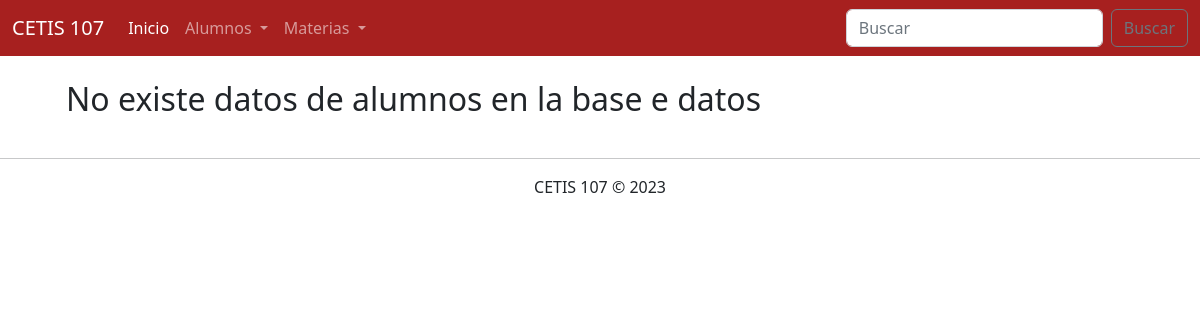
Before: /ConsultarMaterias.php with the older database file.
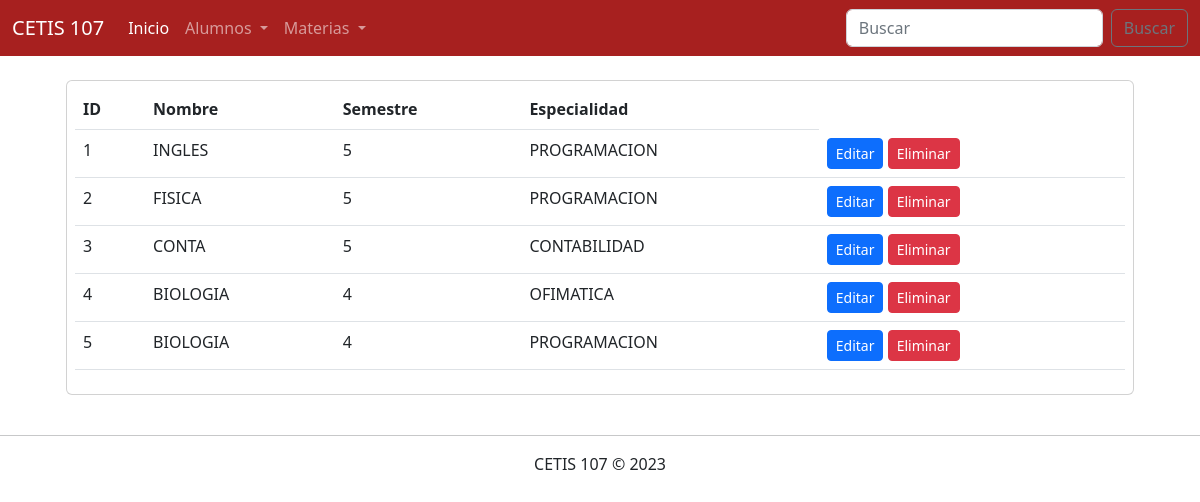
After: the same page with the newer database file.
### tables this page shows
CREATE TABLE `materias` (
  `id` int(11) NOT NULL,
  `nombre` varchar(100) NOT NULL,
  `semestre` int(11) NOT NULL,
  `especialidad` varchar(50) NOT NULL
);

### ConsultarMaterias.php (the view, shortened to what this page needs)
<!DOCTYPE html>
<html lang="en">
<head>
    <link rel="stylesheet" href="css/bootstrap.css">
</head>
<body>
    <?php
        include 'menu.php';
        include 'conexion.php';
        $sql = "SELECT * FROM materias";
        $datos = $conexion->query($sql);
    ?>
    <div class="container">
        <div class="row">
            <div class="col-12">
                <?php if($datos->num_rows > 0) { ?>
                <div class="table-responsive card m-4 p-2">
                    <table class="table table-hover">
                        <thead>
                            <tr>
                                <th>ID</th>
                                <th>Nombre</th>
                                <th>Semestre</th>
                                <th>Especialidad</th>
                            </tr>
                        </thead>
                        <tbody>
                            <?php while($registro = $datos->fetch_assoc()){ ?>
                                <tr>
                                    <td><?php echo $registro["id"]; ?></td>
                                    <td><?php echo $registro["nombre"]; ?></td>
                                    <td><?php echo $registro["semestre"]; ?></td>
                                    <td><?php echo $registro["especialidad"]; ?></td>
                                    <td>
                                        <a href="EditarMaterias.php?id=<?php echo $registro["id"]; ?>"  class="btn btn-sm btn-primary">Editar</a>
                                        <a href="EliminarMaterias.php?id=<?php echo $registro["id"]; ?>" class="btn btn-sm btn-danger">Eliminar</a>
                                    </td>
                                </tr>
                            <?php } ?>
                        </tbody>
                    </table>
                </div>
                <?php } else { ?>
                    <h2 class="m-4">No existe datos de alumnos en la base e datos</h2>
                <?php } ?>
            </div>
        </div>
    </div>
    <footer class="text-center">
        <hr>
        CETIS 107 &copy; 2023
    </footer>
</body>
</html>

Changed rows visible on the page:
added materias: id "1", nombre "INGLES", semestre "5", especialidad "PROGRAMACION"
added materias: id "2", nombre "FISICA", semestre "5", especialidad "PROGRAMACION"
added materias: id "3", nombre "CONTA", semestre "5", especialidad "CONTABILIDAD"
added materias: id "4", nombre "BIOLOGIA", semestre "4", especialidad "OFIMATICA"
added materias: id "5", nombre "BIOLOGIA", semestre "4", especialidad "PROGRAMACION"
Other visible differences:
text no longer shown: "No existe datos de alumnos en la base e datos"
text now shown: "ID Nombre Semestre Especialidad"
